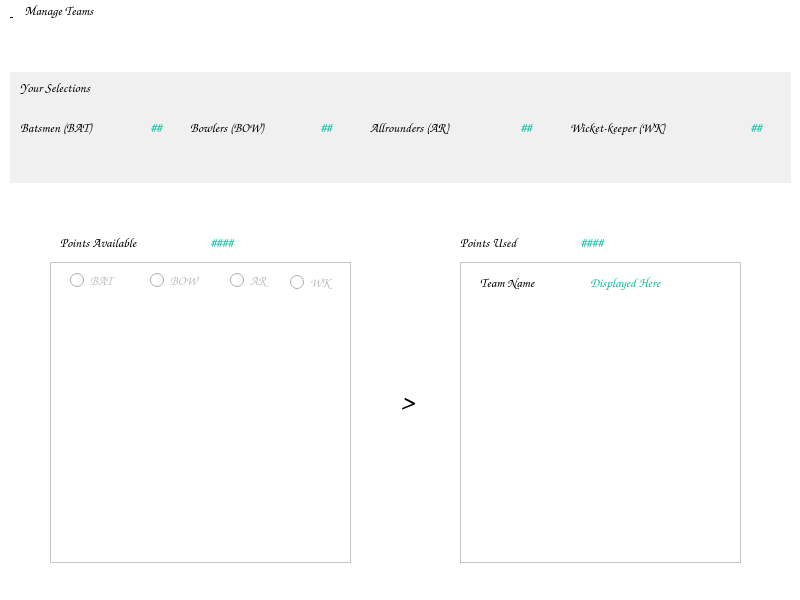
<?xml version="1.0" encoding="UTF-8"?>
<ui version="4.0">
 <class>MainWindow</class>
 <widget class="QMainWindow" name="MainWindow">
  <property name="geometry">
   <rect>
    <x>0</x>
    <y>0</y>
    <width>800</width>
    <height>600</height>
   </rect>
  </property>
  <property name="font">
   <font>
    <family>Comic Sans MS</family>
    <pointsize>10</pointsize>
   </font>
  </property>
  <property name="windowTitle">
   <string>Fantasy Cricket</string>
  </property>
  <property name="styleSheet">
   <string notr="true">background-color: rgb(255, 255, 255);</string>
  </property>
  <widget class="QWidget" name="centralwidget">
   <widget class="QLabel" name="label_11">
    <property name="geometry">
     <rect>
      <x>10</x>
      <y>50</y>
      <width>781</width>
      <height>111</height>
     </rect>
    </property>
    <property name="styleSheet">
     <string notr="true">background-color: rgb(240, 240, 240);</string>
    </property>
    <property name="text">
     <string/>
    </property>
   </widget>
   <widget class="QLabel" name="batsmen">
    <property name="geometry">
     <rect>
      <x>150</x>
      <y>90</y>
      <width>31</width>
      <height>31</height>
     </rect>
    </property>
    <property name="font">
     <font>
      <family>Comic Sans MS</family>
      <pointsize>10</pointsize>
      <weight>75</weight>
      <bold>true</bold>
     </font>
    </property>
    <property name="styleSheet">
     <string notr="true">color: rgb(3, 190, 159);
background-color: rgb(240, 240, 240);</string>
    </property>
    <property name="text">
     <string>##</string>
    </property>
   </widget>
   <widget class="QLabel" name="bowlers">
    <property name="geometry">
     <rect>
      <x>320</x>
      <y>90</y>
      <width>31</width>
      <height>31</height>
     </rect>
    </property>
    <property name="font">
     <font>
      <family>Comic Sans MS</family>
      <pointsize>10</pointsize>
      <weight>75</weight>
      <bold>true</bold>
     </font>
    </property>
    <property name="styleSheet">
     <string notr="true">color: rgb(3, 190, 159);
background-color: rgb(240, 240, 240);</string>
    </property>
    <property name="text">
     <string>##</string>
    </property>
   </widget>
   <widget class="QLabel" name="allrounders">
    <property name="geometry">
     <rect>
      <x>520</x>
      <y>90</y>
      <width>41</width>
      <height>31</height>
     </rect>
    </property>
    <property name="font">
     <font>
      <family>Comic Sans MS</family>
      <pointsize>10</pointsize>
      <weight>75</weight>
      <bold>true</bold>
     </font>
    </property>
    <property name="styleSheet">
     <string notr="true">color: rgb(3, 190, 159);
background-color: rgb(240, 240, 240);</string>
    </property>
    <property name="text">
     <string>##</string>
    </property>
   </widget>
   <widget class="QLabel" name="wicketkeeper">
    <property name="geometry">
     <rect>
      <x>750</x>
      <y>90</y>
      <width>31</width>
      <height>31</height>
     </rect>
    </property>
    <property name="font">
     <font>
      <family>Comic Sans MS</family>
      <pointsize>10</pointsize>
      <weight>75</weight>
      <bold>true</bold>
     </font>
    </property>
    <property name="styleSheet">
     <string notr="true">color: rgb(3, 190, 159);
background-color: rgb(240, 240, 240);</string>
    </property>
    <property name="text">
     <string>##</string>
    </property>
   </widget>
   <widget class="QLabel" name="points_available">
    <property name="geometry">
     <rect>
      <x>210</x>
      <y>210</y>
      <width>61</width>
      <height>21</height>
     </rect>
    </property>
    <property name="font">
     <font>
      <family>Comic Sans MS</family>
      <pointsize>10</pointsize>
      <weight>75</weight>
      <bold>true</bold>
     </font>
    </property>
    <property name="styleSheet">
     <string notr="true">color: rgb(3, 190, 159);</string>
    </property>
    <property name="text">
     <string>####</string>
    </property>
   </widget>
   <widget class="QLabel" name="points_used">
    <property name="geometry">
     <rect>
      <x>580</x>
      <y>210</y>
      <width>71</width>
      <height>21</height>
     </rect>
    </property>
    <property name="font">
     <font>
      <family>Comic Sans MS</family>
      <pointsize>10</pointsize>
      <weight>75</weight>
      <bold>true</bold>
     </font>
    </property>
    <property name="styleSheet">
     <string notr="true">color: rgb(3, 190, 159);</string>
    </property>
    <property name="text">
     <string>####</string>
    </property>
   </widget>
   <widget class="QListWidget" name="listWidget">
    <property name="geometry">
     <rect>
      <x>50</x>
      <y>240</y>
      <width>301</width>
      <height>301</height>
     </rect>
    </property>
    <property name="lineWidth">
     <number>1</number>
    </property>
   </widget>
   <widget class="QListWidget" name="listWidget_2">
    <property name="geometry">
     <rect>
      <x>460</x>
      <y>240</y>
      <width>281</width>
      <height>301</height>
     </rect>
    </property>
   </widget>
   <widget class="QLabel" name="team_name">
    <property name="geometry">
     <rect>
      <x>590</x>
      <y>250</y>
      <width>131</width>
      <height>21</height>
     </rect>
    </property>
    <property name="font">
     <font>
      <family>Comic Sans MS</family>
      <pointsize>10</pointsize>
      <weight>75</weight>
      <bold>true</bold>
     </font>
    </property>
    <property name="styleSheet">
     <string notr="true">color: rgb(3, 190, 159);</string>
    </property>
    <property name="text">
     <string>Displayed Here</string>
    </property>
   </widget>
   <widget class="QLabel" name="label_8">
    <property name="geometry">
     <rect>
      <x>20</x>
      <y>50</y>
      <width>131</width>
      <height>31</height>
     </rect>
    </property>
    <property name="font">
     <font>
      <family>Comic Sans MS</family>
      <pointsize>10</pointsize>
      <weight>50</weight>
      <bold>false</bold>
     </font>
    </property>
    <property name="styleSheet">
     <string notr="true">background-color: rgb(240, 240, 240);</string>
    </property>
    <property name="text">
     <string>Your Selections</string>
    </property>
   </widget>
   <widget class="QLabel" name="label_9">
    <property name="geometry">
     <rect>
      <x>20</x>
      <y>90</y>
      <width>131</width>
      <height>31</height>
     </rect>
    </property>
    <property name="font">
     <font>
      <family>Comic Sans MS</family>
      <pointsize>10</pointsize>
      <weight>75</weight>
      <bold>true</bold>
     </font>
    </property>
    <property name="styleSheet">
     <string notr="true">background-color: rgb(240, 240, 240);</string>
    </property>
    <property name="text">
     <string>Batsmen (BAT)</string>
    </property>
   </widget>
   <widget class="QLabel" name="label_10">
    <property name="geometry">
     <rect>
      <x>190</x>
      <y>90</y>
      <width>131</width>
      <height>31</height>
     </rect>
    </property>
    <property name="font">
     <font>
      <family>Comic Sans MS</family>
      <pointsize>10</pointsize>
      <weight>75</weight>
      <bold>true</bold>
     </font>
    </property>
    <property name="styleSheet">
     <string notr="true">background-color: rgb(240, 240, 240);</string>
    </property>
    <property name="text">
     <string>Bowlers (BOW)</string>
    </property>
   </widget>
   <widget class="QLabel" name="label_12">
    <property name="geometry">
     <rect>
      <x>370</x>
      <y>90</y>
      <width>141</width>
      <height>31</height>
     </rect>
    </property>
    <property name="font">
     <font>
      <family>Comic Sans MS</family>
      <pointsize>10</pointsize>
      <weight>75</weight>
      <bold>true</bold>
     </font>
    </property>
    <property name="styleSheet">
     <string notr="true">background-color: rgb(240, 240, 240);</string>
    </property>
    <property name="text">
     <string>Allrounders (AR)</string>
    </property>
   </widget>
   <widget class="QLabel" name="label_13">
    <property name="geometry">
     <rect>
      <x>570</x>
      <y>90</y>
      <width>171</width>
      <height>31</height>
     </rect>
    </property>
    <property name="font">
     <font>
      <family>Comic Sans MS</family>
      <pointsize>10</pointsize>
      <weight>75</weight>
      <bold>true</bold>
     </font>
    </property>
    <property name="styleSheet">
     <string notr="true">background-color: rgb(240, 240, 240);</string>
    </property>
    <property name="text">
     <string>Wicket-keeper (WK)</string>
    </property>
   </widget>
   <widget class="QLabel" name="label_14">
    <property name="geometry">
     <rect>
      <x>60</x>
      <y>210</y>
      <width>141</width>
      <height>21</height>
     </rect>
    </property>
    <property name="font">
     <font>
      <family>Comic Sans MS</family>
      <pointsize>10</pointsize>
      <weight>75</weight>
      <bold>true</bold>
     </font>
    </property>
    <property name="styleSheet">
     <string notr="true"/>
    </property>
    <property name="text">
     <string>Points Available</string>
    </property>
   </widget>
   <widget class="QLabel" name="label_15">
    <property name="geometry">
     <rect>
      <x>460</x>
      <y>210</y>
      <width>111</width>
      <height>21</height>
     </rect>
    </property>
    <property name="font">
     <font>
      <family>Comic Sans MS</family>
      <pointsize>10</pointsize>
      <weight>75</weight>
      <bold>true</bold>
     </font>
    </property>
    <property name="styleSheet">
     <string notr="true"/>
    </property>
    <property name="text">
     <string>Points Used</string>
    </property>
   </widget>
   <widget class="QLabel" name="label_16">
    <property name="geometry">
     <rect>
      <x>480</x>
      <y>250</y>
      <width>101</width>
      <height>21</height>
     </rect>
    </property>
    <property name="font">
     <font>
      <family>Comic Sans MS</family>
      <pointsize>10</pointsize>
      <weight>75</weight>
      <bold>true</bold>
     </font>
    </property>
    <property name="styleSheet">
     <string notr="true"/>
    </property>
    <property name="text">
     <string>Team Name</string>
    </property>
   </widget>
   <widget class="QLabel" name="label_17">
    <property name="geometry">
     <rect>
      <x>400</x>
      <y>370</y>
      <width>21</width>
      <height>21</height>
     </rect>
    </property>
    <property name="font">
     <font>
      <family>Comic Sans MS</family>
      <pointsize>20</pointsize>
      <weight>50</weight>
      <bold>false</bold>
     </font>
    </property>
    <property name="text">
     <string>&gt;</string>
    </property>
   </widget>
   <widget class="QRadioButton" name="bat_btn">
    <property name="enabled">
     <bool>false</bool>
    </property>
    <property name="geometry">
     <rect>
      <x>70</x>
      <y>250</y>
      <width>61</width>
      <height>17</height>
     </rect>
    </property>
    <property name="font">
     <font>
      <family>Comic Sans MS</family>
      <pointsize>10</pointsize>
     </font>
    </property>
    <property name="text">
     <string>BAT</string>
    </property>
   </widget>
   <widget class="QRadioButton" name="bow_btn">
    <property name="enabled">
     <bool>false</bool>
    </property>
    <property name="geometry">
     <rect>
      <x>150</x>
      <y>250</y>
      <width>71</width>
      <height>17</height>
     </rect>
    </property>
    <property name="font">
     <font>
      <family>Comic Sans MS</family>
      <pointsize>10</pointsize>
     </font>
    </property>
    <property name="text">
     <string>BOW</string>
    </property>
   </widget>
   <widget class="QRadioButton" name="ar_btn">
    <property name="enabled">
     <bool>false</bool>
    </property>
    <property name="geometry">
     <rect>
      <x>230</x>
      <y>250</y>
      <width>51</width>
      <height>17</height>
     </rect>
    </property>
    <property name="font">
     <font>
      <family>Comic Sans MS</family>
      <pointsize>10</pointsize>
     </font>
    </property>
    <property name="text">
     <string>AR</string>
    </property>
   </widget>
   <widget class="QRadioButton" name="wk_btn">
    <property name="enabled">
     <bool>false</bool>
    </property>
    <property name="geometry">
     <rect>
      <x>290</x>
      <y>250</y>
      <width>51</width>
      <height>20</height>
     </rect>
    </property>
    <property name="font">
     <font>
      <family>Comic Sans MS</family>
      <pointsize>10</pointsize>
     </font>
    </property>
    <property name="text">
     <string>WK</string>
    </property>
   </widget>
  </widget>
  <widget class="QStatusBar" name="statusbar"/>
  <widget class="QMenuBar" name="menuBar">
   <property name="geometry">
    <rect>
     <x>0</x>
     <y>0</y>
     <width>800</width>
     <height>30</height>
    </rect>
   </property>
   <property name="font">
    <font>
     <family>Comic Sans MS</family>
     <pointsize>10</pointsize>
    </font>
   </property>
   <property name="autoFillBackground">
    <bool>false</bool>
   </property>
   <property name="styleSheet">
    <string notr="true"/>
   </property>
   <widget class="QMenu" name="manage_teams">
    <property name="geometry">
     <rect>
      <x>273</x>
      <y>110</y>
      <width>237</width>
      <height>174</height>
     </rect>
    </property>
    <property name="font">
     <font>
      <family>Comic Sans MS</family>
      <pointsize>10</pointsize>
     </font>
    </property>
    <property name="styleSheet">
     <string notr="true">background-color: rgb(190, 190, 190);</string>
    </property>
    <property name="title">
     <string>&amp;     Manage Teams     </string>
    </property>
    <addaction name="new_team"/>
    <addaction name="open_team"/>
    <addaction name="save_team"/>
    <addaction name="evaluate_team"/>
   </widget>
   <addaction name="manage_teams"/>
  </widget>
  <action name="new_team">
   <property name="text">
    <string>&amp;       NEW Team</string>
   </property>
   <property name="font">
    <font>
     <family>Comic Sans MS</family>
     <pointsize>10</pointsize>
     <weight>50</weight>
     <bold>false</bold>
    </font>
   </property>
  </action>
  <action name="open_team">
   <property name="text">
    <string>  &amp;     OPEN Team</string>
   </property>
   <property name="font">
    <font>
     <family>Comic Sans MS</family>
     <pointsize>10</pointsize>
     <weight>50</weight>
     <bold>false</bold>
    </font>
   </property>
  </action>
  <action name="save_team">
   <property name="text">
    <string>&amp;       SAVE Team</string>
   </property>
   <property name="font">
    <font>
     <family>Comic Sans MS</family>
     <pointsize>10</pointsize>
    </font>
   </property>
  </action>
  <action name="evaluate_team">
   <property name="text">
    <string>&amp;       EVALUATE Team</string>
   </property>
   <property name="font">
    <font>
     <family>Comic Sans MS</family>
     <pointsize>10</pointsize>
    </font>
   </property>
  </action>
 </widget>
 <resources/>
 <connections/>
</ui>
